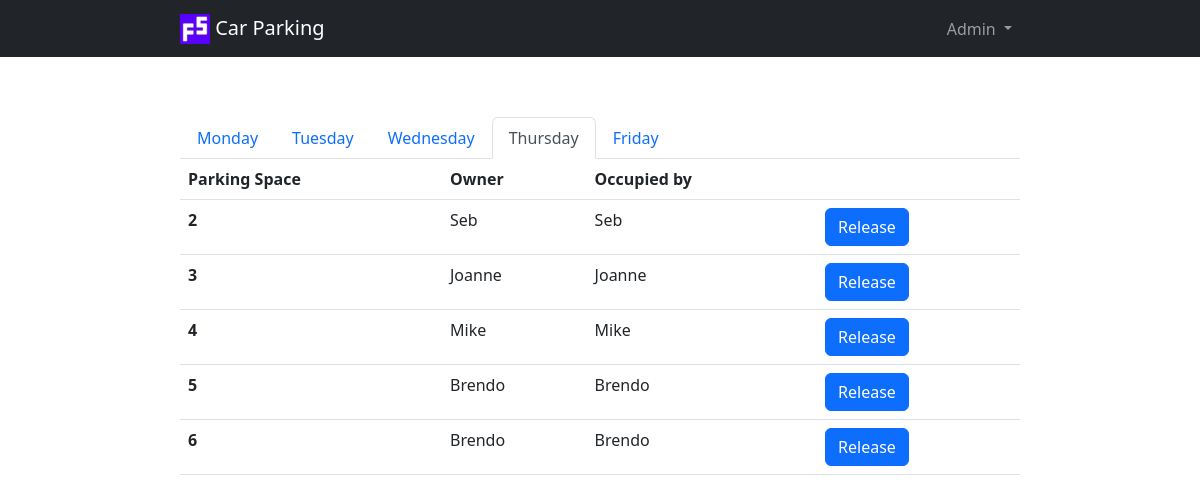
/?day=thursday, run on the app's committed database.
### server.py (models this page shows)
class ParkingSpace(db.Model):
    __tablename__ = "parking_spaces"
    id = db.Column(db.Integer, primary_key=True)
    monday = db.Column(db.String(250), nullable=False)
    tuesday = db.Column(db.String(250), nullable=False)
    wednesday = db.Column(db.String(250), nullable=False)
    thursday = db.Column(db.String(250), nullable=False)
    friday = db.Column(db.String(250), nullable=False)
    owner_id = db.Column(db.Integer, db.ForeignKey("owners.id"))
    owner = relationship("Owner", back_populates="parking_spaces")

class Owner(db.Model):
    __tablename__ = "owners"
    id = db.Column(db.Integer, primary_key=True)
    name = db.Column(db.String(250), nullable=False)
    status = db.Column(db.String(250), nullable=False)
    parking_spaces = relationship("ParkingSpace", back_populates="owner")

### server.py (the view)
@app.route("/")
def home():
    if request.args.get("day"):
        current_day = request.args.get("day")
    else:
        current_day = datetime.today().strftime('%A').lower()
    owners = Owner.query.all()
    spaces = ParkingSpace.query.all()
    return render_template("index.html", spaces=spaces, owners=owners, days=days, current_day=current_day)

### templates/index.html (shortened to what this page needs)
{% extends "base.html" %}
{% block content %}
<ul class="nav nav-tabs">
    {% for day in days %}
    {% if day == current_day %}
    <li class="nav-item">
        <a class="nav-link active" aria-current="page" href="{{ url_for('home', day=day) }}">{{ day.capitalize() }}</a>
    </li>
    {% else %}
    <li class="nav-item">
        <a class="nav-link" href="{{ url_for('home', day=day) }}">{{ day.capitalize() }}</a>
    </li>
    {% endif %}
    {% endfor %}
</ul>
<table class="table table-hover">
    <thead>
        <tr>
            <th scope="col">Parking Space</th>
            <th scope="col">Owner</th>
            <th scope="col">Occupied by</th>
            <th scope="col"></th>
        </tr>
    </thead>
    <tbody>
    {% for space in spaces %}
        {% if space[current_day] != "" %}
        <tr>
        {% else %}
        <tr class="table-success">
        {% endif %}
            <th scope="row">{{ space.id }}</th>
            <td>{{ space.owner.name }}</td>
            <td>{{ space[current_day] }}</td>
        {% if space[current_day] != "" %}
            <td>
                <a href="{{ url_for('release_space', id=space.id, day=current_day) }}"><button
                        class="btn btn-primary">Release</button></a>
            </td>
        {% endif %}
        </tr>
    {% endfor %}
    </tbody>
</table>
{% endblock %}

### data on the page
ParkingSpace: id "2", owner.name "Seb", thursday "Seb"
ParkingSpace: id "3", owner.name "Joanne", thursday "Joanne"
ParkingSpace: id "4", owner.name "Mike", thursday "Mike"
ParkingSpace: id "5", owner.name "Brendo", thursday "Brendo"
ParkingSpace: id "6", owner.name "Brendo", thursday "Brendo"

### other printed values
{{ day.capitalize() }} "Monday" "Tuesday" "Wednesday" "Friday"
{{ day.capitalize() }} "Thursday"
